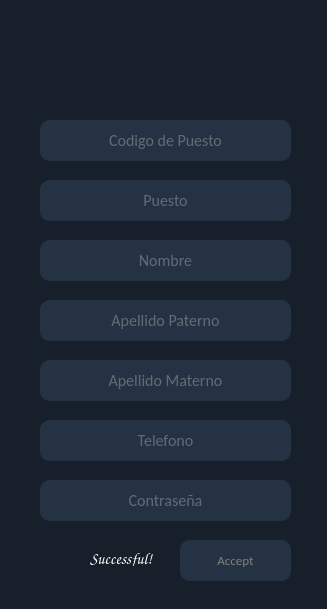
<?xml version="1.0" encoding="UTF-8"?>
<ui version="4.0">
 <class>MainWindow</class>
 <widget class="QMainWindow" name="MainWindow">
  <property name="geometry">
   <rect>
    <x>0</x>
    <y>0</y>
    <width>327</width>
    <height>609</height>
   </rect>
  </property>
  <property name="windowTitle">
   <string>MainWindow</string>
  </property>
  <property name="windowIcon">
   <iconset>
    <normaloff>Icons/DRAGONN.ico</normaloff>Icons/DRAGONN.ico</iconset>
  </property>
  <property name="styleSheet">
   <string notr="true">background-color:rgb(23, 32, 42);</string>
  </property>
  <widget class="QWidget" name="centralwidget">
   <widget class="QPushButton" name="btn_accep">
    <property name="enabled">
     <bool>true</bool>
    </property>
    <property name="geometry">
     <rect>
      <x>180</x>
      <y>540</y>
      <width>111</width>
      <height>41</height>
     </rect>
    </property>
    <property name="font">
     <font>
      <family>Calibri</family>
      <pointsize>10</pointsize>
     </font>
    </property>
    <property name="cursor">
     <cursorShape>PointingHandCursor</cursorShape>
    </property>
    <property name="styleSheet">
     <string notr="true">QPushButton{
background-color:rgb(37, 50, 67);color:gray;
border-radius:10px;
}

QPushButton:hover{
background-color:rgb(159, 159, 159);

}</string>
    </property>
    <property name="text">
     <string>Accept</string>
    </property>
   </widget>
   <widget class="QLabel" name="text_adv">
    <property name="geometry">
     <rect>
      <x>90</x>
      <y>550</y>
      <width>81</width>
      <height>16</height>
     </rect>
    </property>
    <property name="font">
     <font>
      <family>Comic Sans MS</family>
      <pointsize>12</pointsize>
     </font>
    </property>
    <property name="styleSheet">
     <string notr="true">color:white</string>
    </property>
    <property name="text">
     <string>Successful!</string>
    </property>
   </widget>
   <widget class="QLineEdit" name="text_cont">
    <property name="geometry">
     <rect>
      <x>40</x>
      <y>480</y>
      <width>251</width>
      <height>41</height>
     </rect>
    </property>
    <property name="font">
     <font>
      <family>Calibri</family>
      <pointsize>12</pointsize>
     </font>
    </property>
    <property name="styleSheet">
     <string notr="true">background-color:rgb(37, 50, 67);color:rgb(162, 162, 162);
border-radius:10px;</string>
    </property>
    <property name="maxLength">
     <number>15</number>
    </property>
    <property name="echoMode">
     <enum>QLineEdit::Password</enum>
    </property>
    <property name="alignment">
     <set>Qt::AlignCenter</set>
    </property>
    <property name="placeholderText">
     <string>Contraseña</string>
    </property>
   </widget>
   <widget class="QLabel" name="label">
    <property name="geometry">
     <rect>
      <x>80</x>
      <y>10</y>
      <width>141</width>
      <height>101</height>
     </rect>
    </property>
    <property name="text">
     <string/>
    </property>
    <property name="pixmap">
     <pixmap>Icons/DRAGONN.ico</pixmap>
    </property>
   </widget>
   <widget class="QLineEdit" name="text_nom">
    <property name="geometry">
     <rect>
      <x>40</x>
      <y>240</y>
      <width>251</width>
      <height>41</height>
     </rect>
    </property>
    <property name="font">
     <font>
      <family>Calibri</family>
      <pointsize>12</pointsize>
     </font>
    </property>
    <property name="styleSheet">
     <string notr="true">background-color:rgb(37, 50, 67);color:rgb(162, 162, 162);
border-radius:10px;</string>
    </property>
    <property name="maxLength">
     <number>50</number>
    </property>
    <property name="alignment">
     <set>Qt::AlignCenter</set>
    </property>
    <property name="placeholderText">
     <string>Nombre</string>
    </property>
   </widget>
   <widget class="QLabel" name="text_img">
    <property name="geometry">
     <rect>
      <x>50</x>
      <y>540</y>
      <width>31</width>
      <height>31</height>
     </rect>
    </property>
    <property name="font">
     <font>
      <family>Comic Sans MS</family>
      <pointsize>12</pointsize>
     </font>
    </property>
    <property name="styleSheet">
     <string notr="true">color:white</string>
    </property>
    <property name="text">
     <string/>
    </property>
    <property name="pixmap">
     <pixmap>Icons/Success-PNG-Isolated-HD-Pictures.ico</pixmap>
    </property>
    <property name="scaledContents">
     <bool>true</bool>
    </property>
   </widget>
   <widget class="QLineEdit" name="text_pat">
    <property name="geometry">
     <rect>
      <x>40</x>
      <y>300</y>
      <width>251</width>
      <height>41</height>
     </rect>
    </property>
    <property name="font">
     <font>
      <family>Calibri</family>
      <pointsize>12</pointsize>
     </font>
    </property>
    <property name="styleSheet">
     <string notr="true">background-color:rgb(37, 50, 67);color:rgb(162, 162, 162);
border-radius:10px;</string>
    </property>
    <property name="maxLength">
     <number>50</number>
    </property>
    <property name="alignment">
     <set>Qt::AlignCenter</set>
    </property>
    <property name="placeholderText">
     <string>Apellido Paterno</string>
    </property>
   </widget>
   <widget class="QLineEdit" name="text_pues">
    <property name="geometry">
     <rect>
      <x>40</x>
      <y>180</y>
      <width>251</width>
      <height>41</height>
     </rect>
    </property>
    <property name="font">
     <font>
      <family>Calibri</family>
      <pointsize>12</pointsize>
     </font>
    </property>
    <property name="styleSheet">
     <string notr="true">background-color:rgb(37, 50, 67);color:rgb(162, 162, 162);
border-radius:10px;</string>
    </property>
    <property name="maxLength">
     <number>4</number>
    </property>
    <property name="alignment">
     <set>Qt::AlignCenter</set>
    </property>
    <property name="placeholderText">
     <string>Puesto</string>
    </property>
   </widget>
   <widget class="QLineEdit" name="text_mat">
    <property name="geometry">
     <rect>
      <x>40</x>
      <y>360</y>
      <width>251</width>
      <height>41</height>
     </rect>
    </property>
    <property name="font">
     <font>
      <family>Calibri</family>
      <pointsize>12</pointsize>
     </font>
    </property>
    <property name="styleSheet">
     <string notr="true">background-color:rgb(37, 50, 67);color:rgb(162, 162, 162);
border-radius:10px;</string>
    </property>
    <property name="maxLength">
     <number>50</number>
    </property>
    <property name="alignment">
     <set>Qt::AlignCenter</set>
    </property>
    <property name="placeholderText">
     <string>Apellido Materno</string>
    </property>
   </widget>
   <widget class="QLineEdit" name="text_tel">
    <property name="geometry">
     <rect>
      <x>40</x>
      <y>420</y>
      <width>251</width>
      <height>41</height>
     </rect>
    </property>
    <property name="font">
     <font>
      <family>Calibri</family>
      <pointsize>12</pointsize>
     </font>
    </property>
    <property name="styleSheet">
     <string notr="true">background-color:rgb(37, 50, 67);color:rgb(162, 162, 162);
border-radius:10px;</string>
    </property>
    <property name="maxLength">
     <number>10</number>
    </property>
    <property name="alignment">
     <set>Qt::AlignCenter</set>
    </property>
    <property name="placeholderText">
     <string>Telefono</string>
    </property>
   </widget>
   <widget class="QLineEdit" name="text_cod">
    <property name="geometry">
     <rect>
      <x>40</x>
      <y>120</y>
      <width>251</width>
      <height>41</height>
     </rect>
    </property>
    <property name="font">
     <font>
      <family>Calibri</family>
      <pointsize>12</pointsize>
     </font>
    </property>
    <property name="styleSheet">
     <string notr="true">background-color:rgb(37, 50, 67);color:rgb(162, 162, 162);
border-radius:10px;</string>
    </property>
    <property name="maxLength">
     <number>4</number>
    </property>
    <property name="alignment">
     <set>Qt::AlignCenter</set>
    </property>
    <property name="placeholderText">
     <string>Codigo de Puesto</string>
    </property>
   </widget>
  </widget>
  <widget class="QStatusBar" name="statusbar"/>
 </widget>
 <resources/>
 <connections/>
</ui>
